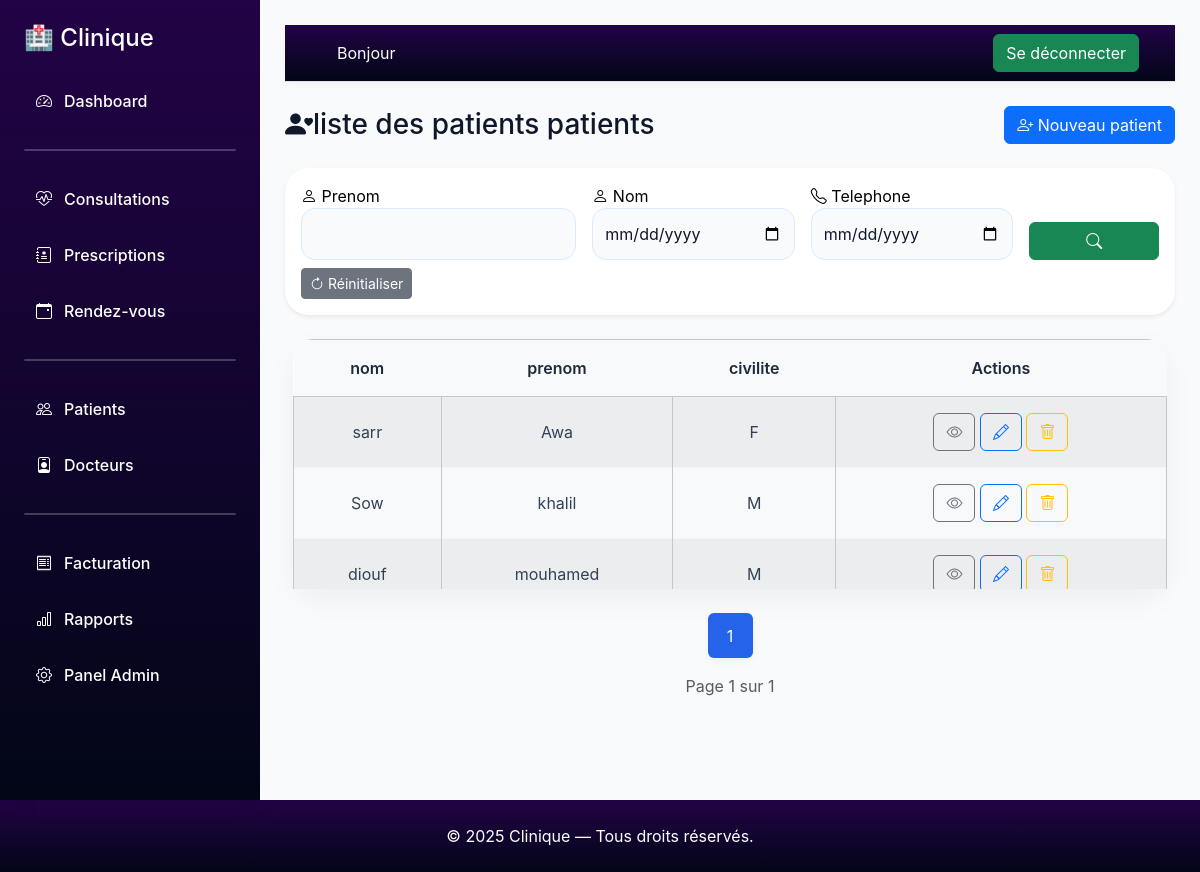
Screenshot of /patient/list/patients (signed in) with the database file from the repository.
### patient/models.py (models this page shows, shortened)
class Patient(models.Model):
    SEXE_CHOICES = (
        ('M', 'Masculin'),
        ('F', 'Féminin'),
    )
    utilisateur = models.OneToOneField(settings.AUTH_USER_MODEL, on_delete=models.SET_NULL, null=True, blank=True)
    nom = models.CharField(max_length=100)
    prenom = models.CharField(max_length=100)
    date_naissance = models.DateField(blank=True)
    sexe = models.CharField(max_length=1, choices=SEXE_CHOICES)
    telephone = models.CharField(max_length=20, null=True, blank=True)
    numero_patient = models.CharField(max_length=20, unique=True, blank=True, null=True)
    adresse = models.TextField()
    groupe_sanguin = models.CharField(max_length=5, blank=True)
    created_at = models.DateTimeField(auto_now_add=True)
    email = models.EmailField(blank=True, null=True)
    class Meta:
        ordering=['-created_at']

### patient/views.py (the view)
# urls.py: path('list/patients', views.PatientListView.as_view(), name='list_patient'),
class PatientListView(PatientBaseView, ListView):
    template_name = "patients/patient/patient_list.html"
    context_object_name = "patients"
    paginate_by=6
    def get_queryset(self):
        qs= super().get_queryset()
        self.filterset = PatientFilterset(self.request.GET, qs)
        return self.filterset.qs
    def get_context_data(self, **kwargs):
        context= super().get_context_data(**kwargs)
        context['filterset']=self.filterset
        params_query = self.request.GET.copy()
        if 'page' in params_query:
            params_query.pop('page')
        context['params_query'] =params_query.urlencode
        return context

### patient/views.py (called while the page is built)
    def dispatch(self, request, *args, **kwargs):
        if not hasattr(request.user, 'medecin'):
            raise PermissionDenied("Accès réservé aux médecins")
        return super().dispatch(request, *args, **kwargs)

### patient/templates/patients/patient/patient_list.html (shortened to what this page needs)
{% extends "dashboard.html" %}
{% block content %}
<div class="d-flex justify-content-between align-items-center mb-4">
    <h3 class="mb-0"><i class="bi bi-person-heart"></i>liste des patients patients</h3>
    <a href="{% url 'patient:creation_patient' %}" class="btn btn-primary">
        <i class="bi bi-person-plus"></i> Nouveau patient
    </a>
</div>
<div class="card shadow-sm mb-4 p-3">
    <form method="get" class="row g-3">
        <div class="col-md-4 col-sm-6">
            <label class="text-black font-weight-bold"><i class="bi bi-person"></i> Prenom</label>
            <input type="text" name="prenom" class="form-control"
                   value="{{ request.GET.prenom }}">
        </div>
        <div class="col-md-3 col-sm-6">
            <label class="text-black font-weight-bold"><i class="bi bi-person"></i> Nom</label>
            <input type="date" name="nom" class="form-control"
                   value="{{ request.GET.nom }}">
        </div>
        <div class="col-md-3 col-sm-12">
            <label class="text-black font-weight-bold"><i class="bi bi-telephone"></i> Telephone</label>
            <input type="date" name="telephone" class="form-control"
                   value="{{ request.GET.telephone }}">
        </div>
        <div class="col-md-2 d-flex align-items-end">
            <button type="submit" class="btn btn-success w-100">
                <i class="bi bi-search"></i>
            </button>
        </div>
    </form>
    <div class="mt-2">
        <a href="{% url 'patient:list_patient' %}" class="btn btn-sm btn-secondary">
            <i class="bi bi-arrow-clockwise"></i> Réinitialiser
        </a>
    </div>
</div>
<div class="card shadow-md  m-2 " style="height: 250px;">
    <div class="table-responsive">
        <table class="table table-light table-hover align-middle mb-0 text-center table-striped table-bordered">
            <thead>
                <tr>
                    <th>nom</th>
                    <th>prenom</th>
                    <th>civilite</th>
                    <th>Actions</th>
                </tr>
            </thead>
            <tbody>
                {% for patient in patients %}
                <tr>
                    <td>{{patient.nom}} </td>
                    <td>{{patient.prenom }}  </td>
                    <td>{{ patient.sexe}}</td>
                    <td>
                        <a href="{% url 'patient:detail_patient' patient.id %}"
                           class="btn btn-md btn-outline-secondary">
                            <i class="bi bi-eye"></i>
                        </a>
                        <a href="{% url 'patient:actualiser_patient' patient.id %}"
                           class="btn btn-md btn-outline-primary">
                           <i class="bi bi-pencil"></i>
                        </a>
                        <a href="{% url 'patient:supprimer_patient' patient.id %}"
                           class="btn btn-md btn-outline-warning"><i class="bi bi-trash"></i>
                        </a>
                    </td>
                </tr>
                {% empty %}
                <tr>
                    <td colspan="4" class="text-center text-white">
                        Aucune consultation enregistrée
                    </td>
                </tr>
                {% endfor %}
            </tbody>
        </table>
    </div>
</div>
<nav class="mt-4">
    <ul class="pagination justify-content-center">
        {% for num in page_obj.paginator.page_range %}
            {% if num >= page_obj.number|add:-2 and num <= page_obj.number|add:2 %}
                {% if page_obj.number == num %}
                    <li class="page-item active">
                        <span class="page-link">{{ num }}</span>
                    </li>
                {% endif %}
            {% endif %}
        {% endfor %}
    </ul>
</nav>
<p class="text-center text-muted">
    Page {{ page_obj.number }} sur {{ page_obj.paginator.num_pages }}
</p>
{% endblock %}

### static/css/base.css (style rules this page uses)
body { background:#f8fafc; color:#0f172a; font-family:"Inter",sans-serif; }
.card { background:white; border:none; border-radius:24px; box-shadow: 0 10px 30px rgba(15,23,42,.05); transition:.3s; }
.table { border-radius:20px; overflow:hidden; }
.table thead { background:#eff6ff; }
.table thead th { color:#1e293b; font-weight:600; padding:16px; border:none; }
.table td { padding:16px; vertical-align:middle; color:#334155; }
.table tbody tr { border-bottom: 1px solid #f1f5f9; }
.form-control, select, textarea { background:#f8fafc !important; border: 1px solid #dbeafe !important; color:#0f172a !important; border-radius:14px; min-height:52px; transition:.3s; }
.pagination .page-link { border:none; width:45px; height:45px; border-radius:14px; display:flex; align-items:center; justify-content:center; margin:0 4px; background:white; color:#334155; box-shadow: 0 4px 10px rgba(0,0,0,.04); }
.pagination .active .page-link { background:#2563eb; color:white; }

### comptes/templates/dashboard.html (style rules this page uses)
body { background-color: #f5f7fb; }

### rows the page displays
Patient: nom "sarr", prenom "Awa", sexe "F"
Patient: nom "Sow", prenom "khalil", sexe "M"
Patient: nom "diouf", prenom "mouhamed", sexe "M"

### other values shown
{{ num }} "1"
{{ page_obj.number }} "1"
{{ page_obj.paginator.num_pages }} "1"
